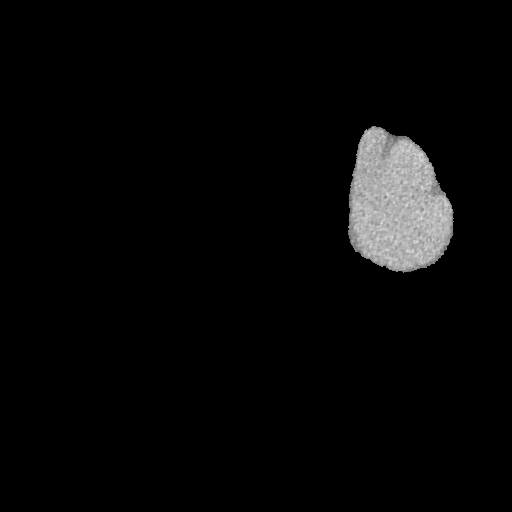
#> input picture chanv_test.png, 512 x 512 px
$ python convex.py   (older library calls are emulated)
#> lines starting #> are read from the running program, lines starting #| are printed output that depends on the picture; after the words box and inside, x2 and y2 are one past the last pixel; in counts of white or black regions, pixels touching at a corner belong together
import numpy as np
import cv2
res = cv2.imread("chanv_test.png")
#> res is the input picture: shape (512, 512, 3); min 0, max 229, mean 7.6
cv2.imshow("resource",res)
cv2.waitKey(0)
imgray = cv2.cvtColor(res,cv2.COLOR_BGR2GRAY)
ret,thresh = cv2.threshold(imgray,150,255,0)
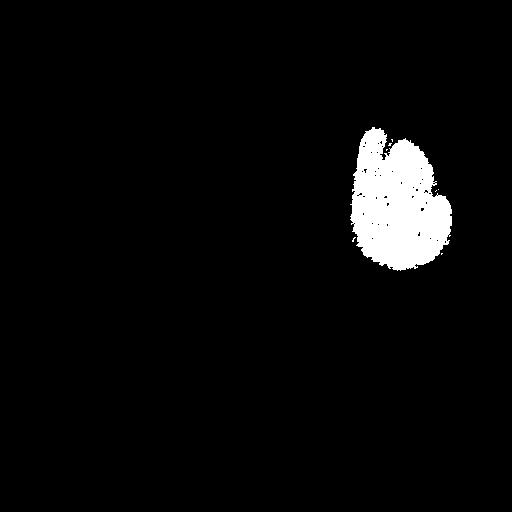
#> thresh: shape (512, 512); 3.9% white; 8 white regions (7 under 20 px)
image, contours, hierarchy = cv2.findContours(thresh,cv2.RETR_TREE,cv2.CHAIN_APPROX_SIMPLE)
#> contours = 52 contours, 51 with area under 20; largest, box (x1, y1, x2, y2) and area: (350, 127, 452, 271) 10104


def rotate(image, angle, center=None, scale=1.0):
    (h, w) = image.shape[:2]
    if center is None:
        center = (w // 2, h // 2)

    M = cv2.getRotationMatrix2D(center, angle, scale)

    rotated = cv2.warpAffine(image, M, (w, h))
    return rotated

# [7 lines of commented-out code are left out]

c_max = []
max_area = 0
max_cnt = 0
for i in range(len(contours)):
    cnt = contours[i]
    area = cv2.contourArea(cnt)
    # find max countour
    if (area > max_area):
        if (max_area != 0):
            c_min = []
            c_min.append(max_cnt)
            cv2.drawContours(res, c_min, -1, (0, 0, 0), cv2.FILLED)
        max_area = area
        max_cnt = cnt
    else:
        c_min = []
        c_min.append(cnt)
        cv2.drawContours(res, c_min, -1, (0, 0, 0), cv2.FILLED)
#> this loop made 52 passes
#> (area, max_area) on pass 8: (10104.5, 10104.5)
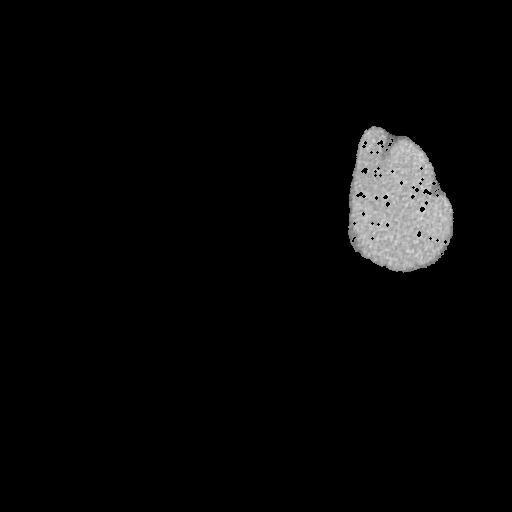
#> res: shape (512, 512, 3); 0.14% of pixels changed, all inside (x1, y1, x2, y2) = (352, 139, 447, 255)
#> after the loop, max_area = 10104.5; max_cnt = contour of 343 points, box (x1, y1, x2, y2) (350, 127, 452, 271), area 10104

c_max.append(max_cnt)
imag = cv2.drawContours(res,c_max,-1,(0,255,0),-1)
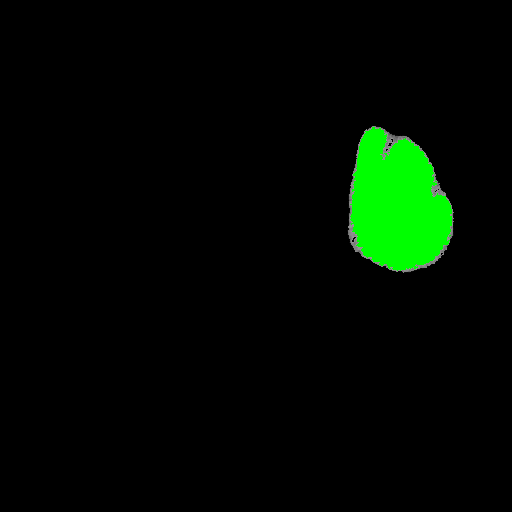
#> imag: shape (512, 512, 3); mean B, G, R 0.6, 10.7, 0.6
th, im_th = cv2.threshold(imag, 250, 255, cv2.THRESH_BINARY)

cv2.imshow("image", imag)
cv2.waitKey(0)
# th, im_th = cv2.threshold(imag, 128, 255, cv2.THRESH_BINARY);

kernel = np.ones((5, 5), np.float32)/25
dst = cv2.filter2D(im_th, -1, kernel)
result=cv2.blur(im_th, (5, 5))
th, result = cv2.threshold(result, 128, 255, cv2.THRESH_BINARY)
result = rotate(result,270)
#> in rotate, `M = cv2.getRotationMatrix2D(center, angle, scale)`: M = [[-1.84e-16, -1, 512], [1, -1.84e-16, 5.68e-14]]
#> in rotate, `rotated = cv2.warpAffine(image, M, (w, h))`:
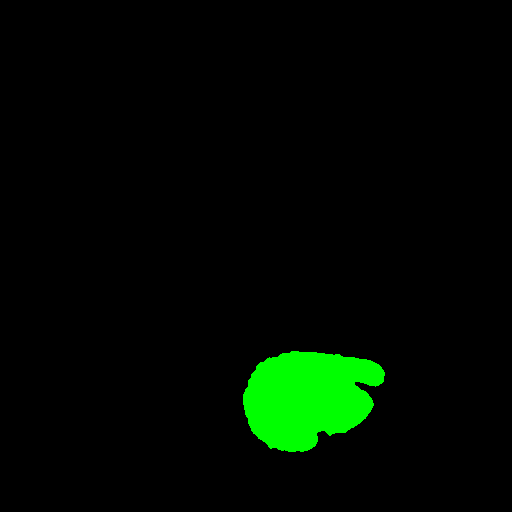
#> rotated: shape (512, 512, 3); mean B, G, R 0, 10.1, 0

cv2.imshow("result",result)
#cv2.imwrite("contours_result_573.png",result)
cv2.waitKey(0)

#hull = cv2.convexHull(points,hull,clockwise,returnPoints)
